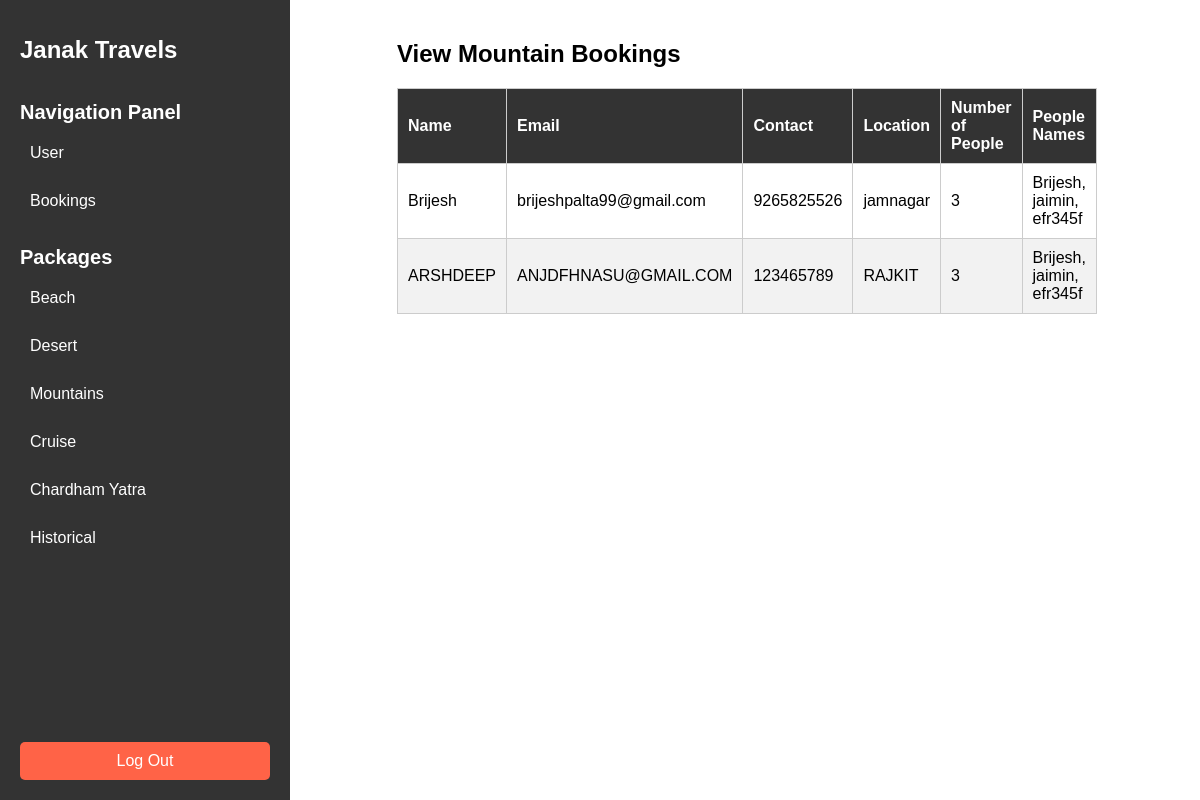
The app's page /Admin/fetchmountain.php with its own data.
### tables this page shows
CREATE TABLE `mountain_bookings` (
  `id` int(11) NOT NULL,
  `name` varchar(100) NOT NULL,
  `email` varchar(100) NOT NULL,
  `contact` varchar(20) NOT NULL,
  `location` varchar(100) NOT NULL,
  `num_people` int(11) NOT NULL,
  `people_names` text NOT NULL,
  `booking_date` timestamp NOT NULL DEFAULT current_timestamp()
);

### Admin/fetchmountain.php (the view, shortened to what this page needs)
<!DOCTYPE html>
<html lang="en">
<head>
</head>
<body>
<div class="container">
    <div class="sidebar">
        <h1><a href="admindashboard.php" style="color: white; text-decoration: none;">Janak Travels</a></h1>
        <h2>Navigation Panel</h2>
        <ul>
            <li class="dropdown">
                <a href="#">User</a>
            </li>
            <li class="dropdown">
                <a href="#">Bookings</a>
            </li>
        </ul>
        <h2>Packages</h2>
        <ul>
            <li><a href="fetchbeach.php">Beach</a></li>
            <li><a href="fetchdesert.php">Desert</a></li>
            <li><a href="fetchmountain.php">Mountains</a></li>
            <li><a href="fetchcruise.php">Cruise</a></li>
            <li><a href="fetchchardhamyatra.php">Chardham Yatra</a></li>
            <li><a href="fetchhistorical.php">Historical</a></li>
        </ul>
        <button class="logout-btn">Log Out</button>
    </div>
    <div class="content">
        <div class="view-container">
            <h2>View Mountain Bookings</h2>
            <?php
            $servername = "localhost";
            $username = "root";
            $password = "";
            $database = "travels";
            $conn = new mysqli($servername, $username, $password, $database);
            $sql = "SELECT * FROM mountain_bookings";
            $result = $conn->query($sql);
            if ($result->num_rows > 0) {
                echo "<table>
                        <thead>
                            <tr>
                                <th>Name</th>
                                <th>Email</th>
                                <th>Contact</th>
                                <th>Location</th>
                                <th>Number of People</th>
                                <th>People Names</th>
                            </tr>
                        </thead>
                        <tbody>";
                while ($row = $result->fetch_assoc()) {
                    echo "<tr>
                            <td>" . $row["name"] . "</td>
                            <td>" . $row["email"] . "</td>
                            <td>" . $row["contact"] . "</td>
                            <td>" . $row["location"] . "</td>
                            <td>" . $row["num_people"] . "</td>
                            <td>" . $row["people_names"] . "</td>
                          </tr>";
                }
                echo "</tbody></table>";
            } else {
                echo "0 results";
            }
            ?>
        </div>
    </div>
</div>
</body>
</html>

### Admin/fetchmountain.php (style rules this page uses)
body { font-family: Arial, sans-serif; margin: 0; padding: 0; overflow: hidden; }
.container { display: flex; height: 100vh; }
.sidebar { width: 250px; background-color: #333; color: #fff; padding: 20px; position: relative; overflow: hidden; transition: width 0.3s ease; display: flex; flex-direction: column; }
.sidebar h1 { font-size: 24px; margin-bottom: 20px; }
.sidebar h2 { font-size: 20px; margin-bottom: 10px; color: #fff; }
.sidebar ul { list-style: none; padding: 0; margin: 0; }
.sidebar ul li { margin-bottom: 10px; }
.sidebar ul li a { text-decoration: none; color: #fff; font-size: 16px; display: block; padding: 10px; border-radius: 5px; transition: background-color 0.3s ease; }
.logout-btn { background-color: #ff6347; border: none; color: #fff; padding: 10px 20px; font-size: 16px; border-radius: 5px; cursor: pointer; transition: background-color 0.3s ease; margin-top: auto; }
.content { flex: 1; padding: 20px; overflow-y: auto; }
.view-container { width: 80%; margin: auto; }
.view-container h2 { margin-bottom: 20px; }
table { width: 100%; border-collapse: collapse; }
table, th, td { border: 1px solid #ccc; }
th, td { padding: 10px; text-align: left; }
th { background-color: #333; color: #fff; }
tbody tr:nth-child(even) { background-color: #f2f2f2; }

### records on screen
mountain_bookings: name "Brijesh", email "brijeshpalta99@gmail.com", contact "9265825526", location "jamnagar", num_people "3", people_names "Brijesh, jaimin, efr345f"
mountain_bookings: name "ARSHDEEP", email "ANJDFHNASU@GMAIL.COM", contact "123465789", location "RAJKIT", num_people "3", people_names "Brijesh, jaimin, efr345f"
